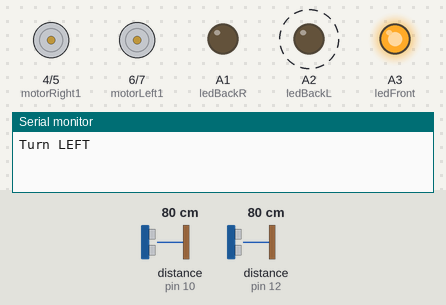
The sketch below on a simulated Arduino Uno, built with avr-gcc and run on an emulated ATmega328P. Shown: motor-driver pin pairs drawn as motors (green arrow = first pin HIGH = forward, orange = second pin HIGH = backward, longer = more drive), output pins drawn as LEDs (lit = HIGH), the last lines printed to the serial monitor. Wiring (inferred from the names in the program): 2 × ultrasonic range finder: trigger pin 9, echo pin 10 / trigger pin 11, echo pin 12. Dashed ring = blinking. The inputs (shaded band) are chosen by the test bench; at power-on: distance to the obstacle (sensors on pin 10, pin 12) 80 cm. The echo pulse lasts 58.3 µs per cm; pins used as bus, display or sensor lines are not drawn.

Above: at 0.9 s.
2.5 s: distance to the obstacle (sensor on pin 10) set to 15 cm
At 3.83 s:
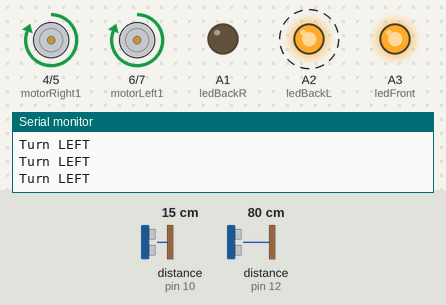
7.8 s: distance to the obstacle (sensor on pin 10) set to 12 cm
At 8.39 s:
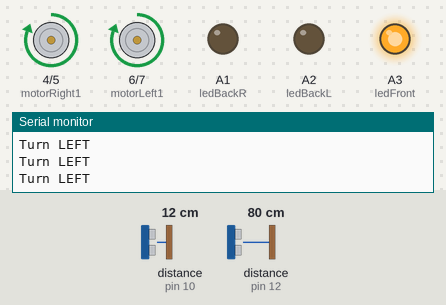
11.4 s: distance to the obstacle (sensor on pin 12) set to 15 cm
14.9 s: distance to the obstacle (sensor on pin 12) set to 12 cm
At 15.98 s:
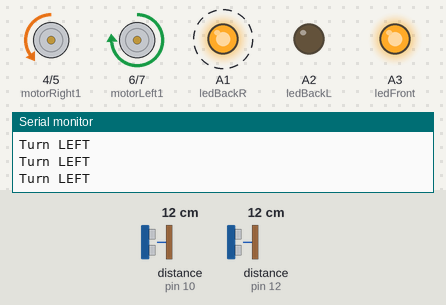
Timing chart, 0 to 21.2 s (numbered marks = the images above; inputs shaded):
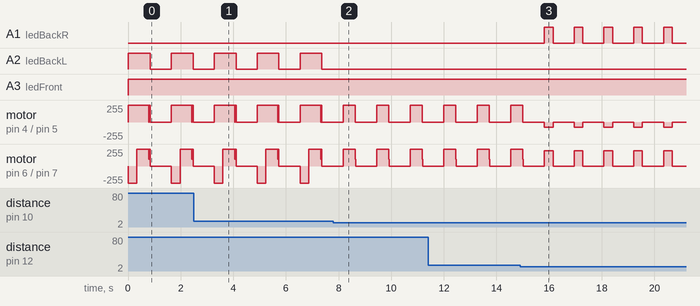

Measured:
- the behaviour switches between 14 and 13 cm on distance to the obstacle (sensor on pin 10) (found by bisection; images 1 and 2)
- the behaviour switches between 14 and 13 cm on distance to the obstacle (sensor on pin 12) (found by bisection; images 2 and 3)
- after the input at 7.8 s, A2 (ledBackL): stops changing and stays LOW
- after the input at 14.9 s, A1 (ledBackR): alternates HIGH for 0.33 s and LOW for 0.80 s, starting after 0.92 s
- by itself, A2 (ledBackL): alternates HIGH for 0.83 s and LOW for 0.81 s
- by itself, motor on pin 4 (motorRight1) / pin 5 (motorRight2): alternates backward 80/255 for 0.33 s and stopped for 0.80 s
- by itself, motor on pin 6 (motorLeft1) / pin 7 (motorLeft2): repeats every 1.1 s: stopped 0.80 s, forward 230/255 0.33 s

The sketch:

License.ino
```cpp
/***************** defines *****************/
#define CONTROL_DISTANCE 12 //cm
#define CONSECUTIVE_RIGHT_ROTATION 2
#define OUTSIDEDISTANCE 1000
#define MATRIXLEN 20
#define echoPinLeft 10
#define trigPinLeft 9
#define echoPinFront 12
#define trigPinFront 11
#define SET 1
#define UNSET 0
#define ledFront A3
//#define ledFrontL 2
#define ledBackR A1
#define ledBackL A2
/***************** variables *****************/
int distanceLEFT=100, distanceFRONT=100;
bool mat[MATRIXLEN][MATRIXLEN];
enum direction {north = 1, west, south, east};
int xMove = 19, yMove = 9, wrong_road = 0, Step = north;
int xMoveAux = 0, yMoveAux = 0;
//motor A connections
int motorLeft1 = 6;    //inF1
int motorLeft2 = 7;    //inF2
// Motor B connections
int motorRight1 = 4;  //inL1
int motorRight2 = 5;  //inL2


/***************** prototype *****************/
void moveing(int xMove, int yMove, int xMoveAux, int yMoveAux);
void showMatrix(bool a[MATRIXLEN][MATRIXLEN]);
int readSensorDist(int echoPin, int trigPin);
void printDistance(int distance, char nameSensor);
void turnLeft(int motorLeft1, int motorLeft2, int motorRight1, int motorRight2);
void turnRight(int motorLeft1, int motorLeft2, int motorRight1, int motorRight2);
void goForword(int motorLeft1, int motorLeft2, int motorRight1, int motorRight2);
void goForword2(int motorLeft1, int motorLeft2, int motorRight1, int motorRight2);
void stopMotors(int motorLeft1, int motorLeft2, int motorRight1, int motorRight2);
void stopGoing(int motorLeft1, int motorLeft2, int motorRight1, int motorRight2);
void goBackword(int motorLeft1, int motorLeft2, int motorRight1, int motorRight2);

/***************** setup *****************/
void setup()
{
  /* Set all the motor control pins to outputs*/
  Serial.begin(9600);
  pinMode(motorLeft1, OUTPUT);
  pinMode(motorLeft2, OUTPUT);
  pinMode(motorRight1, OUTPUT);
  pinMode(motorRight2, OUTPUT);

  pinMode(echoPinLeft, INPUT);
  pinMode(trigPinLeft, OUTPUT);

  pinMode(echoPinFront, INPUT);
  pinMode(trigPinFront, OUTPUT);

  /* Turn off motors - Initial state
     LOW = 0
     HIGH = 1
  */
  //digitalWrite(motorLeft1, LOW);
//  digitalWrite(motorLeft2, LOW);
//  digitalWrite(motorRight1, LOW);
//  digitalWrite(motorRight2, LOW);
    analogWrite(motorLeft1, LOW);
    analogWrite(motorLeft2, LOW);
    analogWrite(motorRight1, LOW);
    analogWrite(motorRight2, LOW);


  /* Leds are set on off because they are used when a turn is made*/
  analogWrite(ledBackR,LOW);
  analogWrite(ledBackL,LOW);
}
/***************** loop *****************/
void loop()
  {
    /* Set 1 in matrix in the poz that is the robot */
     mat[xMove][yMove] = SET;

 /* - conditions delete  but they can be added. Are correct.
    distanceLEFT = readSensorDist(echoPinLeft, trigPinLeft);
    distanceFRONT = readSensorDist(echoPinFront, trigPinFront);

    Serial.print("*FRONT: ");
    Serial.println(distanceFRONT);
    Serial.print("*LEFT: ");
    Serial.println(distanceLEFT);

     //distanceFRONT = readSensorDist(echoPinFront, trigPinFront);
     goForword(motorLeft1, motorLeft2, motorRight1, motorRight2);
     if (distanceFRONT < CONTROL_DISTANCE)
     {
      turnLeft(motorLeft1, motorLeft2, motorRight1, motorRight2);
     }

    goForword(motorLeft1, motorLeft2, motorRight1, motorRight2);
*/

    distanceLEFT = readSensorDist(echoPinLeft, trigPinLeft);
    distanceFRONT = readSensorDist(echoPinFront, trigPinFront);

//    analogWrite(ledFront,0);
//    delay(1000);
//    analogWrite(ledFront,500);
//    delay(1000);
    //verify if you are still in the maze
    //while (distanceLEFT < OUTSIDEDISTANCE && distanceFRONT < OUTSIDEDISTANCE)
    if ((distanceLEFT < OUTSIDEDISTANCE) && (distanceFRONT < OUTSIDEDISTANCE))
    {

        /* The front LEDs are connected in series and will be switched on from the beginning to the end of the route*/
        analogWrite(ledFront,500);
    /* The two ultrasonic sensors on the front and on the left detect the new information about the route */
        //distanceLEFT = readSensorDist(echoPinLeft, trigPinLeft);
        //distanceFRONT = readSensorDist(echoPinFront, trigPinFront);

        //Serial.print("FRONT: ");
        //Serial.println(distanceFRONT);
        //Serial.print("LEFT: ");
        //Serial.println(distanceLEFT);
        //index++;

        //show the matrix on the display
        //showMatrix(mat);

        //read distances form sensors
        //distanceLEFT = readSensorDist(echoPinLeft, trigPinLeft);
        //distanceFRONT = readSensorDist(echoPinFront, trigPinFront);

        /* Verify that you can go in left and modity 'Step' value */
        if(distanceLEFT > CONTROL_DISTANCE)   //distLeft>50
        {
            Step++;
            /* If Step reaches the last value in the enum, the first value is set */
            if(Step>east)
            {
                Step=north;
            }
        }
        else
        {
            /* Verity that bouth of the sensors detects wall and modity 'Step' value */
            if(distanceLEFT <= CONTROL_DISTANCE && distanceFRONT <= CONTROL_DISTANCE)
            {
                Step--;
                /* If Step reaches the first value in the enum, the last value is set */
                if(Step<north)
                {
                    Step = east;
                }
            }
        }

        /* Verity that bouth of the sensors detects wall and do nothing */
        if((distanceLEFT <= CONTROL_DISTANCE) && (distanceFRONT <= CONTROL_DISTANCE))
        {

            /* Do nothing */
        }
        else
        {
            /* Create beckup for actual position of the robot.
        - xMoveAux and yMoveAux are the values of the position that the robot has now
        - xMove and yMove are the values of a position that the robot will take in the next step
      */
            xMoveAux = xMove;
            yMoveAux = yMove;

            /* Set x and y positions will take in mat[][] depending on the next 'Step' */
            switch(Step)
            {
            case north:
                xMove--;
                break;
            case south:
                xMove++;
                break;
            case west:
                yMove--;
                break;
            case east:
                yMove++;
                break;
            default:
                break;
            }
        }

        /* The robot is moveing depending on current and future x and y positions */
        moving(xMove, yMove, xMoveAux, yMoveAux);


    /* The motors are stoped and is waiting for the following values detected by the sensors */
        stopMotors(motorLeft1,motorLeft2,motorRight1,motorRight2);

    /* The two LEDs behind the robot are off */
        analogWrite(ledBackL,LOW);
        analogWrite(ledBackR,LOW);

    /* A delay is added to the code for the robot. It should go step by step, not run continuously */
        //delay(800);
    }else{
      //nothing
          analogWrite(ledFront,0);
    }


    /* A delay is added to the code for the robot. It should go step by step, not run continuously */
    delay(800);
}


/***************** functions *****************/
void moving(int xMove, int yMove, int xMoveAux, int yMoveAux)
{

  /* Conditions if you can go LEFT */
  if (distanceLEFT > CONTROL_DISTANCE)
  {
    Serial.println("Turn LEFT");
    //index = 0;
    turnLeft(motorLeft1, motorLeft2, motorRight1, motorRight2);   //turn LEFT

    /* Depending on the Step, the robot take next turn */
    switch (Step)
    {
      case north:
        if (mat[xMoveAux + 1][yMoveAux] == SET)
        {
          mat[xMoveAux][yMoveAux] = SET;
        }
        else
        {
          if ((distanceFRONT > CONTROL_DISTANCE) && (mat[xMoveAux][yMoveAux + 1] == SET))
          {
            mat[xMoveAux][yMoveAux] = SET;
          }
        }
        break;

      case west:
        if (mat[xMoveAux][yMoveAux + 1] == SET)
        {
          mat[xMoveAux][yMoveAux] = SET;
        }
        else
        {
          if ((distanceFRONT > CONTROL_DISTANCE) && (mat[xMoveAux - 1][yMoveAux] == SET))
          {
            mat[xMoveAux][yMoveAux] = SET;
          }
        }
        break;

      case south:
        if (mat[xMoveAux - 1][yMoveAux] == SET)
        {
          mat[xMoveAux][yMoveAux] = SET;
        }
        else
        {
          if ((distanceFRONT > CONTROL_DISTANCE) && (mat[xMoveAux][yMoveAux - 1] == SET))
          {
            mat[xMoveAux][yMoveAux] = SET;
          }
        }
        break;

      case east:
        if (mat[xMoveAux][yMoveAux - 1] == SET)
        {
          mat[xMoveAux][yMoveAux] = SET;
        }
        else
        {
          if ((distanceFRONT > CONTROL_DISTANCE) && (mat[xMoveAux + 1][yMoveAux] == SET))
          {
            mat[xMoveAux][yMoveAux] = SET;
          }
        }
        break;

      default:
        break;
    }//end switch(Step)

    if (mat[xMove][yMove] == SET)
    {
      mat[xMove][yMove] = UNSET;
    }
    else
    {
      mat[xMove][yMove] = SET;
    }

  /* The robot could turn right or left, so it is not a wrong road */
    wrong_road = 0;

  /* Afthe that the robot turn left, he goes one step forword becaouse there is free*/
    goForword(motorLeft1, motorLeft2, motorRight1, motorRight2);
    goForword2(motorLeft1, motorLeft2, motorRight1, motorRight2);

  }
  else
  {
    /* Conditions if you can go FORWORD */
    if (distanceFRONT > CONTROL_DISTANCE)
    {
    //Serial.println("go FORWORD");
    /* The robot goes foeword one step beause is a free place */
    goForword(motorLeft1, motorLeft2, motorRight1, motorRight2);
    //goForword(motorLeft1, motorLeft2, motorRight1, motorRight2);

    /* Depending on the Step, the robot take next turn */
    switch (Step)
      {
        case north:
          if (mat[xMoveAux][yMoveAux + 1] == SET)
          {
            mat[xMoveAux][yMoveAux] = SET;
          }
          break;

        case west:
          if (mat[xMoveAux - 1][yMoveAux] == SET)
          {
            mat[xMoveAux][yMoveAux] = SET;
          }
          break;

        case south:
          if (mat[xMoveAux][yMoveAux - 1] == SET)
          {
            mat[xMoveAux][yMoveAux] = SET;
          }
          break;

        case east:
          if (mat[xMoveAux + 1][yMoveAux] == SET)
          {
            mat[xMoveAux][yMoveAux] = SET;
          }
          break;
        default:
          break;
      }
      if (mat[xMove][yMove] == SET)
      {
        mat[xMove][yMove] = UNSET;
      }
      else
      {
        mat[xMove][yMove] = SET;
      }
    /* The robot could turn right or left, so it is not a wrong road */
      wrong_road = 0;

    }
  /* Conditions if you can go RIGHT and bouth and the two sensors on the right and front detect wall */
    else
    {
      /* Turn Right becouse there is a way in the maze */
      //Serial.println("Turn RIGHT");
      turnRight(motorLeft1, motorLeft2, motorRight1, motorRight2);

    /* If turnes right it might be a wrong road */
      wrong_road++;

    /* If turns two consecutive times in right, means is a worg road. */
      if (wrong_road == CONSECUTIVE_RIGHT_ROTATION)
      {
      /* Reset the position in the matrix */
      mat[xMove][yMove] = UNSET;
      }

//      goForword2(motorLeft1, motorLeft2, motorRight1, motorRight2);
    }
  }

}
void showMatrix(bool a[MATRIXLEN][MATRIXLEN])
{
  for (int i = 0; i < MATRIXLEN; i++)
  {
    for (int j = 0; j < MATRIXLEN; j++)
    {
      Serial.print(a[i][j]);
      Serial.print(" ");
    }
    Serial.println();
  }
}
int readSensorDist(int echoPin, int trigPin)
{
  long duration;
  digitalWrite(trigPin, HIGH);
  delayMicroseconds(2);

  digitalWrite(trigPin, HIGH);
  delayMicroseconds(2);
  digitalWrite(trigPin, LOW);

  duration = pulseIn(echoPin, HIGH);
  return (duration * 0.034 / 2); //return distance
}
void printDistance(int distance, char nameSensor)
{
  if (nameSensor == 'F')
    Serial.print("FRONT sensor: ");
  else
    Serial.print("LEFT  sensor: ");
  Serial.print(distance);
  Serial.println(" cm");
}

void turnLeft(int motorLeft1, int motorLeft2, int motorRight1, int motorRight2)
{
//    digitalWrite(motorLeft1, LOW);
//    digitalWrite(motorLeft2, LOW);
//    digitalWrite(motorRight1, HIGH);
//    digitalWrite(motorRight2, LOW);
    analogWrite(motorLeft1, LOW);
    analogWrite(motorLeft2, 130);
    analogWrite(motorRight1, 230);
    analogWrite(motorRight2, LOW);
    analogWrite(ledBackL,500);
    delay(330);

    stopMotors(motorLeft1,motorLeft2,motorRight1,motorRight2);
}
void turnRight(int motorLeft1, int motorLeft2, int motorRight1, int motorRight2)
{
//    digitalWrite(motorLeft1, HIGH);
//    digitalWrite(motorLeft2, LOW);
//    digitalWrite(motorRight1, LOW);
//    digitalWrite(motorRight2, LOW);
    analogWrite(motorLeft1, 230);
    analogWrite(motorLeft2, LOW);
    analogWrite(motorRight1, LOW);
    analogWrite(motorRight2, 80);
    analogWrite(ledBackR,500);
    delay(330);

    stopMotors(motorLeft1,motorLeft2,motorRight1,motorRight2);
}
void goForword(int motorLeft1, int motorLeft2, int motorRight1, int motorRight2)
{
//    digitalWrite(motorLeft1, HIGH);
//    digitalWrite(motorLeft2, LOW);
//    digitalWrite(motorRight1, HIGH);
//    digitalWrite(motorRight2, LOW);
    analogWrite(motorLeft1, 255);
    analogWrite(motorLeft2, LOW);
    analogWrite(motorRight1, 255);
    analogWrite(motorRight2, LOW);
    delay(450);
    stopMotors(motorLeft1,motorLeft2,motorRight1,motorRight2);
    analogWrite(motorLeft1, 100);
    analogWrite(motorLeft2, LOW);
    delay(20);
    stopMotors(motorLeft1,motorLeft2,motorRight1,motorRight2);
}
void goForword2(int motorLeft1, int motorLeft2, int motorRight1, int motorRight2)
{
//    digitalWrite(motorLeft1, HIGH);
//    digitalWrite(motorLeft2, LOW);
//    digitalWrite(motorRight1, HIGH);
//    digitalWrite(motorRight2, LOW);
    analogWrite(motorLeft1, 255);
    analogWrite(motorLeft2, LOW);
    analogWrite(motorRight1, 250);
    analogWrite(motorRight2, LOW);
    delay(25);
    stopMotors(motorLeft1,motorLeft2,motorRight1,motorRight2);
}
void stopMotors(int motorLeft1, int motorLeft2, int motorRight1, int motorRight2)
{
//  digitalWrite(motorLeft1, LOW);
//  digitalWrite(motorLeft2, LOW);
//  digitalWrite(motorRight1, LOW);
//  digitalWrite(motorRight2, LOW);
    analogWrite(motorLeft1, LOW);
    analogWrite(motorLeft2, LOW);
    analogWrite(motorRight1, LOW);
    analogWrite(motorRight2, LOW);
}
//void stopGoing(int motorLeft1, int motorLeft2, int motorRight1, int motorRight2)
//{
//  digitalWrite(motorLeft1, LOW);
//  digitalWrite(motorLeft2, LOW);
//  digitalWrite(motorRight1, LOW);
//  digitalWrite(motorRight2, LOW);
//}
//void goBackword(int motorLeft1, int motorLeft2, int motorRight1, int motorRight2)
//{
//  digitalWrite(motorLeft1, LOW);
//  digitalWrite(motorLeft2, HIGH);
//  digitalWrite(motorRight1, LOW);
//  digitalWrite(motorRight2, HIGH);
//}
```
